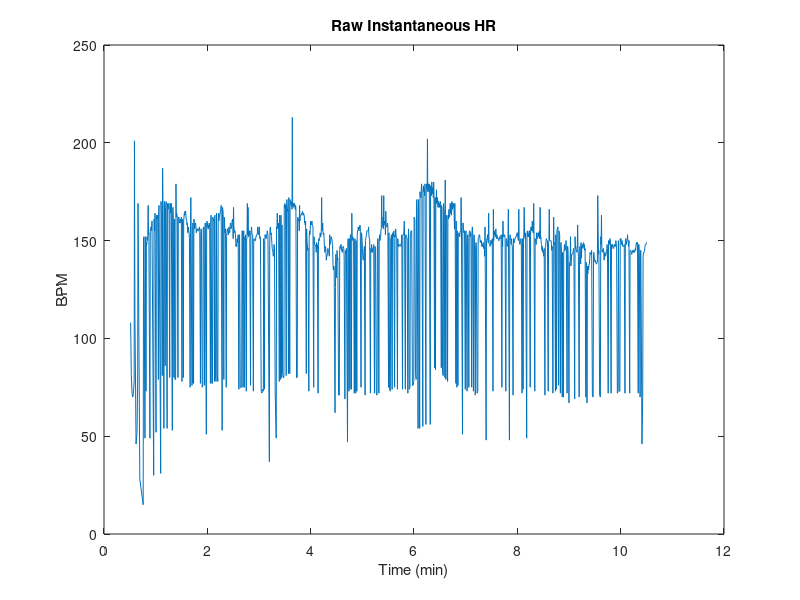
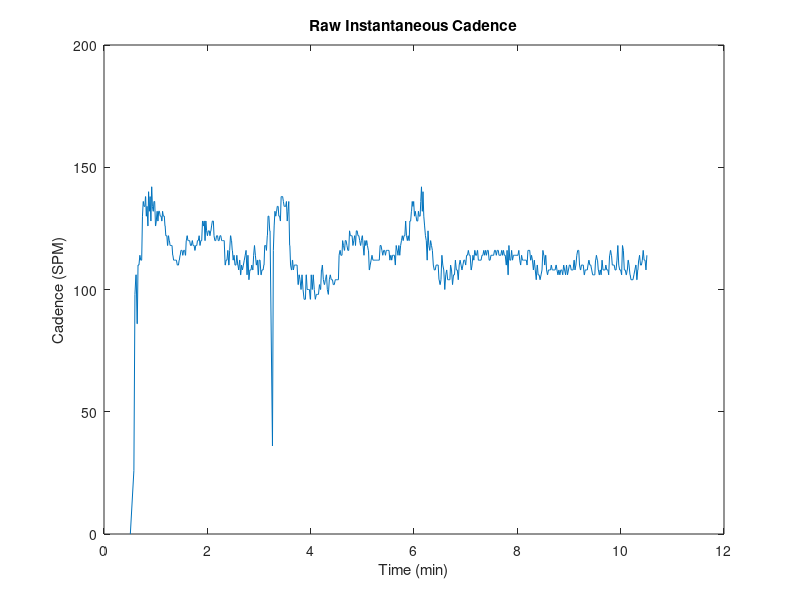
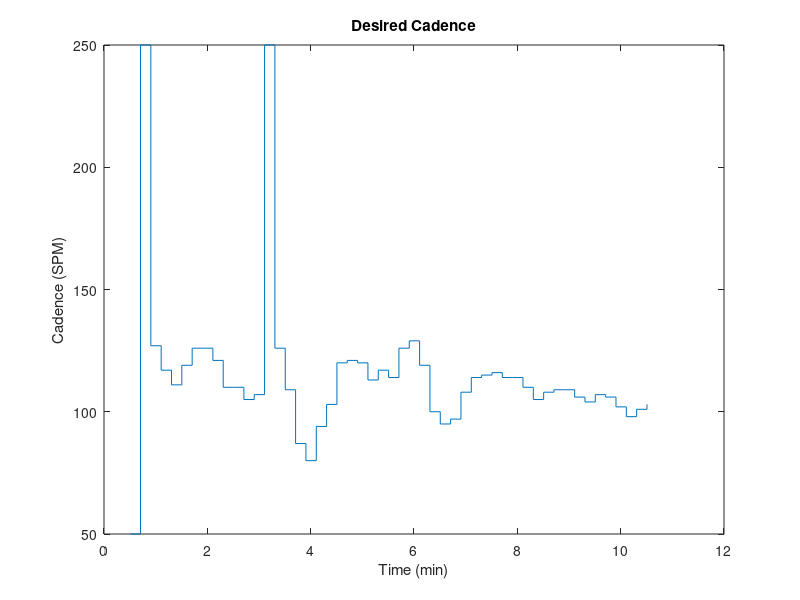
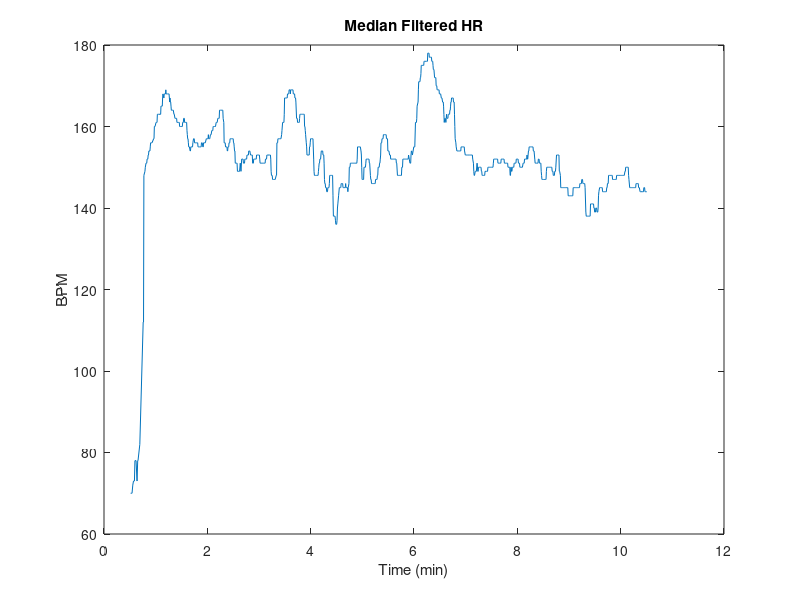

Reproduce these figures in MATLAB, in order.
% TEST 8
% chaning heart rate expected
% more drastic than test 7
% produces decent results

load("T8.mat");
% desrired HR = 150
% length of workout = 10 mins
HR_exp = T8_HR_E(1:2:end);
HR_exp_time = T8_HR_E(2:2:end);
HR_exp_time = HR_exp_time / 60000; % converting to mins


% everyhting worked, nothing got disconnected
% begin getting the data

% load in T1.mat which contains
% 1. T8_HR - inst. HR with time stamps
% 2. T8_SPM - inst. cadence with time stamps
% 3. T8_Cad - desired cadence
HR_time = T8_HR(2:2:end);
HR_time = HR_time / 60000; % converting to mins
HR = T8_HR(1:2:end); % is in bpm

SPM_time = T8_SPM(2:2:end);
SPM_time = SPM_time / 60000; % also converting to mins
SPM = T8_SPM(1:2:end); % is in steps per min (SPM)

CAD_time = T8_Cad(2:2:end);
CAD_time = CAD_time / 60000; % converting to mins
CAD = T8_Cad(1:2:end);

% now have HR, SPM, and desired CAD with corresponding times

% plotting raw heart rate
figure(1);
plot(HR_time, HR);
xlabel("Time (min)");
ylabel("BPM");
title("Raw Instantaneous HR");

% plotting raw SPM
figure(2);
plot(SPM_time, SPM);
xlabel("Time (min)");
ylabel("Cadence (SPM)");
title("Raw Instantaneous Cadence");

% plotting desired cadence
figure(3);
stairs(CAD_time, CAD);
xlabel("Time (min)");
ylabel("Cadence (SPM)");
title("Desired Cadence");

%% Filtering the inst. HR and SPM 
% Median filter HR with nbh of 15 values 
% 15 b/c extra noisy at the beginning, but the median filter cleans it up
HR_filt = medfilt1(HR, 15); 

% average filt SPM and median filt to see what is better
B = 1/5*ones(5,1);
SPM_filt_avg = filter(B,1,SPM);
SPM_filt_med = medfilt1(SPM, 5);

% plot the filtered hr and spm (compare which is better for SPM)

% plotting filtered heart rate
figure(4);
plot(HR_time, HR_filt);
xlabel("Time (min)");
ylabel("BPM");
title("Median Filtered HR");

% plotting both filtered SPM
figure(5);
plot(SPM_time, SPM_filt_avg);
xlabel("Time (min)");
ylabel("Cadence (SPM)");
title("Filtered SPM");
hold on;
plot(SPM_time, SPM_filt_med);
legend("AVG", "MED");

%% now it is time to compare desired hr and cadence with expected

% starting with cadence
figure(6);
plot(SPM_time, SPM_filt_avg);
xlabel("Time (min)");
ylabel("Cadence (SPM)");
title("Desired vs. Measured SPM (AVG FILT)");
hold on;
stairs(CAD_time, CAD);
legend("Measured", "Desired");
hold off;

figure(7);
plot(SPM_time, SPM_filt_med);
xlabel("Time (min)");
ylabel("Cadence (SPM)");
title("Desired vs. Measured SPM (MED FILT)");
hold on;
stairs(CAD_time, CAD);
legend("Measured", "Desired");
hold off;

figure(8);
plot(HR_time, HR_filt);
xlabel("Time (min)");
ylabel("BPM");
title("Median Filtered HR vs. Desired");
hold on;
stairs(HR_exp_time, HR_exp);
hold off;

%% now plotting hr vs cadence 
figure(9);
plot(SPM_time, SPM_filt_med);
xlabel("Time (min)");
ylabel("HR and Cadence");
title("HR & Cadence vs. Time");
hold on;
plot(HR_time, HR_filt);
legend("Cadence", "Heart Rate");
hold off;

figure(10);
plot(SPM_time, SPM_filt_med + 40);
xlabel("Time (min)");
ylabel("HR and Cadence");
title("TESTING HR to CAD Relationship");
hold on;
plot(HR_time, HR_filt);
legend("1*(Cadence+40)", "Heart Rate");
hold off;

figure(11);
SPM_shift = circshift(SPM_filt_med,50);
plot(SPM_time, SPM_shift + 40);
xlabel("Time (min)");
ylabel("HR and Cadence");
title("TESTING HR to CAD Relationship with Shifting");
hold on;
plot(HR_time, HR_filt);
legend("1*(Cadence+40) SHIFTED", "Heart Rate");
hold off;

%% last graph of everything together
figure(12);
plot(HR_time, HR_filt);
xlabel("Time (min)");
ylabel("HR and Cadence");
title("HR and SPM vs. Desired HR and SPM");
hold on;
stairs(HR_exp_time, HR_exp, "Color",[0.3010 0.7450 0.9330]); %teal
plot(SPM_time, SPM_filt_med);
stairs(CAD_time, CAD, 'Color',[0.4660 0.6740 0.1880]); %green
legend("HR","Desired HR", "SPM", "Desired CAD");
hold off;
ylim([50 200]);